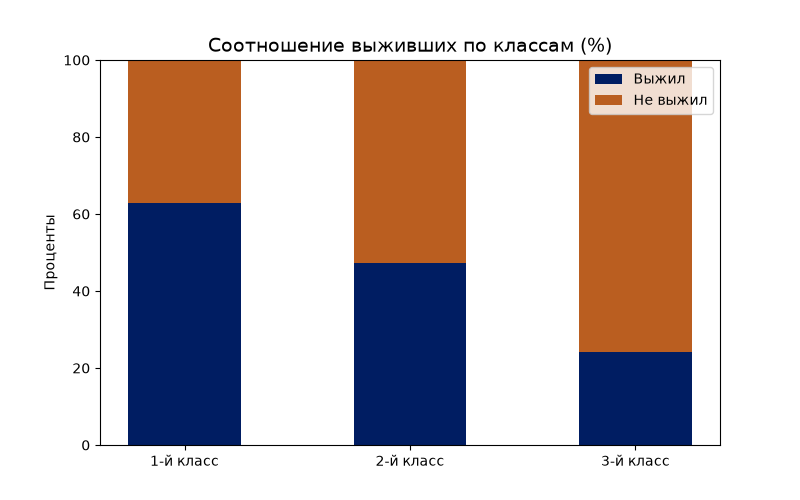

Recreate this plot in Python.
import matplotlib.pyplot as plt
import pandas as pd

#переводим файл в формат csv и сохраняем в исходную папку
titanic = pd.read_parquet("titanic.parquet")
titanic.to_csv("output.csv", index=False, encoding="utf-8")
text_csv = pd.read_csv("output.csv")
#загружаем таблицу из CSV
df = pd.read_csv("output.csv")
#считаем проценты для каждого класса распределяем числа от 0 до 1 по строкам
table = pd.crosstab(df["Pclass"], df["Survived"], normalize="index") * 100
#меняем столбцы местами, чтобы сначала шел 1 (Выжил), а затем 0 (Не выжил)
table = table[[1, 0]]
#задаем понятные названия для подписей на графике
classes = ["1-й класс", "2-й класс", "3-й класс"]
survived = table[1]  #процент выживших
died = table[0]  #процент погибших
#cоздаем холст для рисования
fig, ax = plt.subplots(figsize=(8, 5))
#рисуем столбцы друг на друге
ax.bar(classes, survived, width=0.5, label="Выжил", color="#001D62")
ax.bar(classes, died, width=0.5, bottom=survived, label='Не выжил', color="#BA5E20", )
#внешний вид
ax.set_title('Соотношение выживших по классам (%)', fontsize=14)
ax.set_ylabel('Проценты')
ax.set_ylim(0, 100)  #ограничиваем ось Y строго до 100%
ax.legend()
plt.show()
